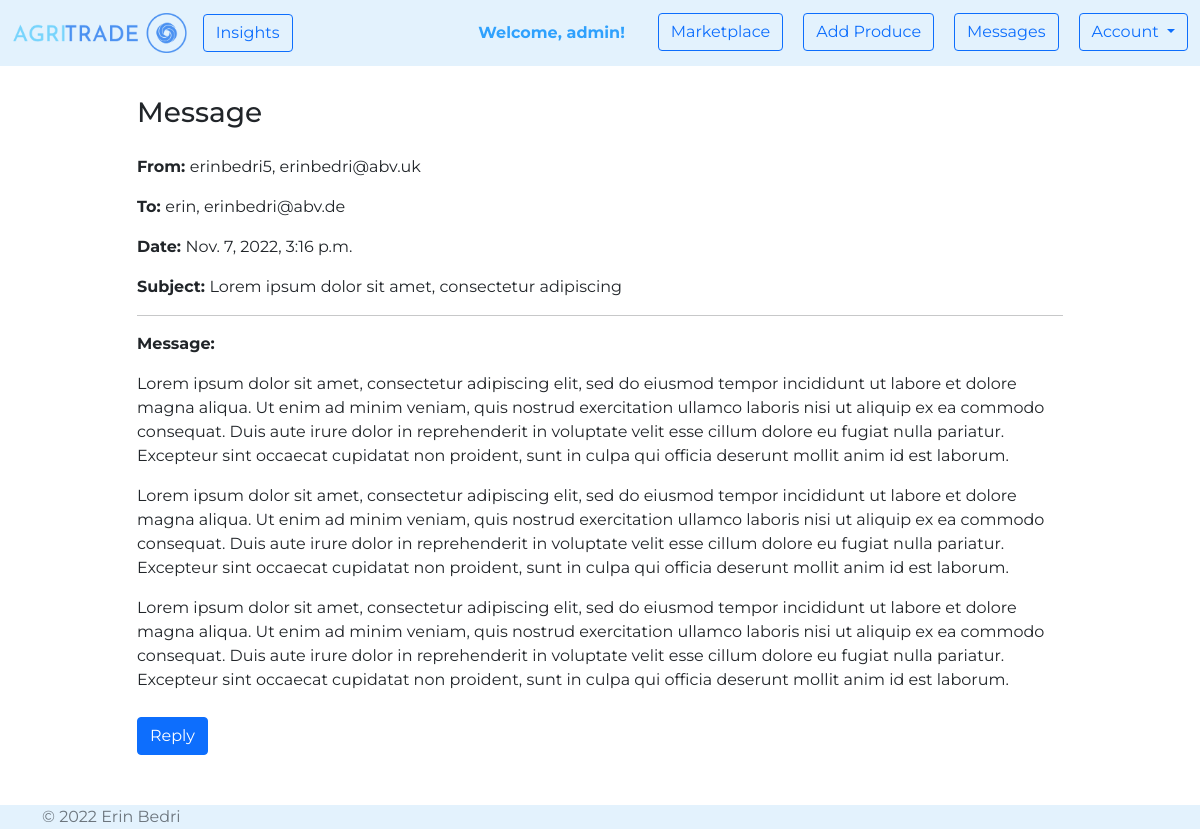
/messages/message/34 (signed in), run on the app's committed database.
### agri_trade/user_messages/models.py (models this page shows)
class Message(models.Model):
    SUBJECT_MAX_LEN = 50
    BODY_MAX_LEN = 1500
    sender = models.ForeignKey(
        UserModel,
        on_delete=CASCADE,
        related_name='sender',
    )
    receiver = models.ForeignKey(
        UserModel,
        on_delete=CASCADE,
        related_name='receiver',
    )
    subject = models.CharField(
        max_length=SUBJECT_MAX_LEN,
    )
    body = models.TextField(
        max_length=BODY_MAX_LEN,
    )
    created_at = models.DateTimeField(
        auto_now_add=True,
    )
    is_read = models.BooleanField(
        default=False,
    )

### agri_trade/user_messages/views.py (the view)
# urls.py: path('message/<int:pk>', views.show_message, name='message'),
@login_required
def show_message(request, pk):
    message = get_object_or_404(Message, pk=pk)
    if not message.is_read and message.receiver == request.user:
        message.is_read = True
        message.save()
    context = {
        'message': message,
    }
    return render(request, 'user_messages/message.html', context)

### agri_trade/user_messages/templates/user_messages/message.html (shortened to what this page needs)
{% extends 'web/base.html' %}
{% block content %}
    <div class="container" style="margin-top: 30px; margin-bottom: 50px">
        <div class="row justify-content-md-center">
            <div class="col-md-10">
                <h3>Message</h3>
                <div style="margin-top: 25px">
                    <p><b>From: </b>{{ message.sender }}, {{ message.sender.email }}</p>
                    <p><b>To: </b>{{ message.receiver }}, {{ message.receiver.email }}</p>
                    <p><b>Date: </b>{{ message.created_at }}</p>
                    <p><b>Subject: </b>{{ message.subject }}</p>
                    <hr>
                    <p><b>Message: </b>{{ message.body|linebreaks }}</p>
                </div>
                <div style="margin-top: 25px">
                    <a class="btn btn-primary" href="{% url 'user_messages:reply to' message.id %}"
                       role="button">Reply</a>
                </div>
            </div>
        </div>
    </div>
{% endblock %}

### agri_trade/web/templates/web/navigation.html (shortened to what this page needs)
{% load static %}
<nav class="navbar navbar-expand-lg navbar-light" style="background-color: #e3f2fd;">
    <div class="container-fluid">
        <a class="navbar-brand" href="{% url 'web:homepage' %}">
            <img src="{% static 'img/logo.png' %}" alt="logo" style="height: 40px">
        </a>
        <ul class="navbar-nav">
            <li class="nav-item">
                <a class="btn btn-outline-primary" href="{% url 'posts:show posts' %}">Insights</a>
            </li>
        </ul>
        <div class="collapse navbar-collapse" id="navbarNavDropdown">
            <ul class="navbar-nav ms-auto">
                {% if request.user.is_authenticated %}
                    <li class="nav-item"style="margin-right: 25px">
                        <b><a class="nav-link disabled" href="#"
                              style="color: #2fa1fd">Welcome, {{ request.user.username }}!</a></b>
                    </li>
                    <li class="nav-item" style="padding-right: 20px">
                        <a class="btn btn-outline-primary" href="{% url 'marketplace:marketplace' %}">Marketplace</a>
                    </li>
                    <li class="nav-item" style="padding-right: 20px">
                        <a class="btn btn-outline-primary" href="{% url 'marketplace:add product' %}">Add Produce</a>
                    </li>
                    <li class="nav-item" style="padding-right: 20px">
                        <button type="button" class="btn btn-outline-primary position-relative"
                                onclick="location.href = '{% url 'user_messages:messages' %}';">
                            Messages
                        </button>
                    </li>
                    <div class="dropdown">
                        <button class="btn btn-outline-primary dropdown-toggle" type="button" id="dropdownMenuButton1"
                                data-bs-toggle="dropdown" aria-expanded="false">
                            Account
                        </button>
                    </div>
                {% endif %}
            </ul>
        </div>
    </div>
</nav>

### static/css/style.css (style rules this page uses)
body { font-family: 'Montserrat', sans-serif !important; }

### data on the page
Message: sender "erinbedri5", sender.email "erinbedri@abv.uk", receiver "erin", receiver.email "erinbedri@abv.de", created_at "Nov. 7, 2022, 3:16 p.m.", subject "Lorem ipsum dolor sit amet, consectetur adipiscing", body "Lorem ipsum dolor sit amet, consectetur adipiscing elit, sed do eiusmod tempor incididunt ut labore et dolore magna aliqua. Ut enim ad minim veniam, quis nostrud exercitation ullamco laboris nisi ut aliquip ex ea commodo consequat. Duis aute irure dolor in reprehenderit in voluptate velit esse cillum dolore eu fugiat nulla pariatur. Excepteur sint occaecat cupidatat non proident, sunt in culpa qui officia deserunt mollit anim id est laborum. Lorem ipsum dolor sit amet, consectetur adipiscing elit, sed do eiusmod tempor incididunt ut labore et dolore magna aliqua. Ut enim ad minim veniam, quis nostrud exercitation ullamco laboris nisi ut aliquip ex ea commodo consequat. Duis aute irure dolor…"

### other printed values
{{ request.user.username }} "admin"
